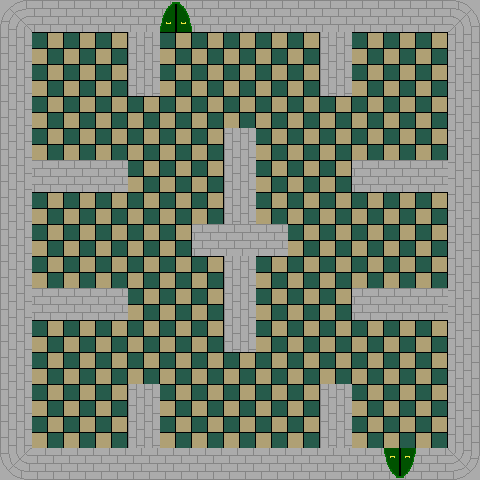

A level layout from a 2D game, rendered from its tile map. Below: a short description, then the map file with tile-grid data replaced by summaries:
An orthogonal 15x15 tile map with 32x32 px tiles, 2 tile layers (Tile Layer 1, walls), 4 tilesets and 5 objects (3x candlestick, 2x carpet).

<map version="1.0" orientation="orthogonal" width="15" height="15" tilewidth="32" tileheight="32">
 <tileset firstgid="1" name="tiles-wall-floor" tilewidth="32" tileheight="32">
  <image source="../sprites/tiles-wall-floor.png" width="128" height="128" />
 </tileset>
 <tileset firstgid="17" name="walls-with-door" tilewidth="32" tileheight="32">
  <image source="../sprites/walls-with-door.png" width="128" height="128" />
 </tileset>
 <tileset firstgid="33" name="carpet" tilewidth="32" tileheight="32">
  <image source="../sprites/carpet.png" width="32" height="32" />
 </tileset>
 <tileset firstgid="34" name="movingCandle" tilewidth="32" tileheight="32">
  <image source="../sprites/movingCandle.png" width="128" height="32" />
 </tileset>
 <layer name="Tile Layer 1" width="15" height="15">
  <data>[225 cells, 225 non-empty, 11 distinct tile ids]</data>
 </layer>
 <layer name="walls" width="15" height="15">
  <data>[225 cells, 29 non-empty, 2 distinct tile ids]</data>
 </layer>
 <objectgroup name="objects" width="15" height="15">
  <object name="carpet" type="carpet" gid="33" x="384" y="431" width="32" height="16">
   <properties>
    <property name="target" value="3" />
   </properties>
  </object>
  <object name="carpet" type="carpet" gid="33" x="159" y="32" width="32" height="16">
   <properties>
    <property name="target" value="2" />
   </properties>
  </object>
 </objectgroup>
 <objectgroup name="animated" width="15" height="15">
  <object name="candlestick" type="candlestick" gid="34" x="118" y="312" />
  <object type="candlestick" gid="34" x="333" y="139" />
  <object type="candlestick" gid="34" x="252" y="376" />
 </objectgroup>
</map>
